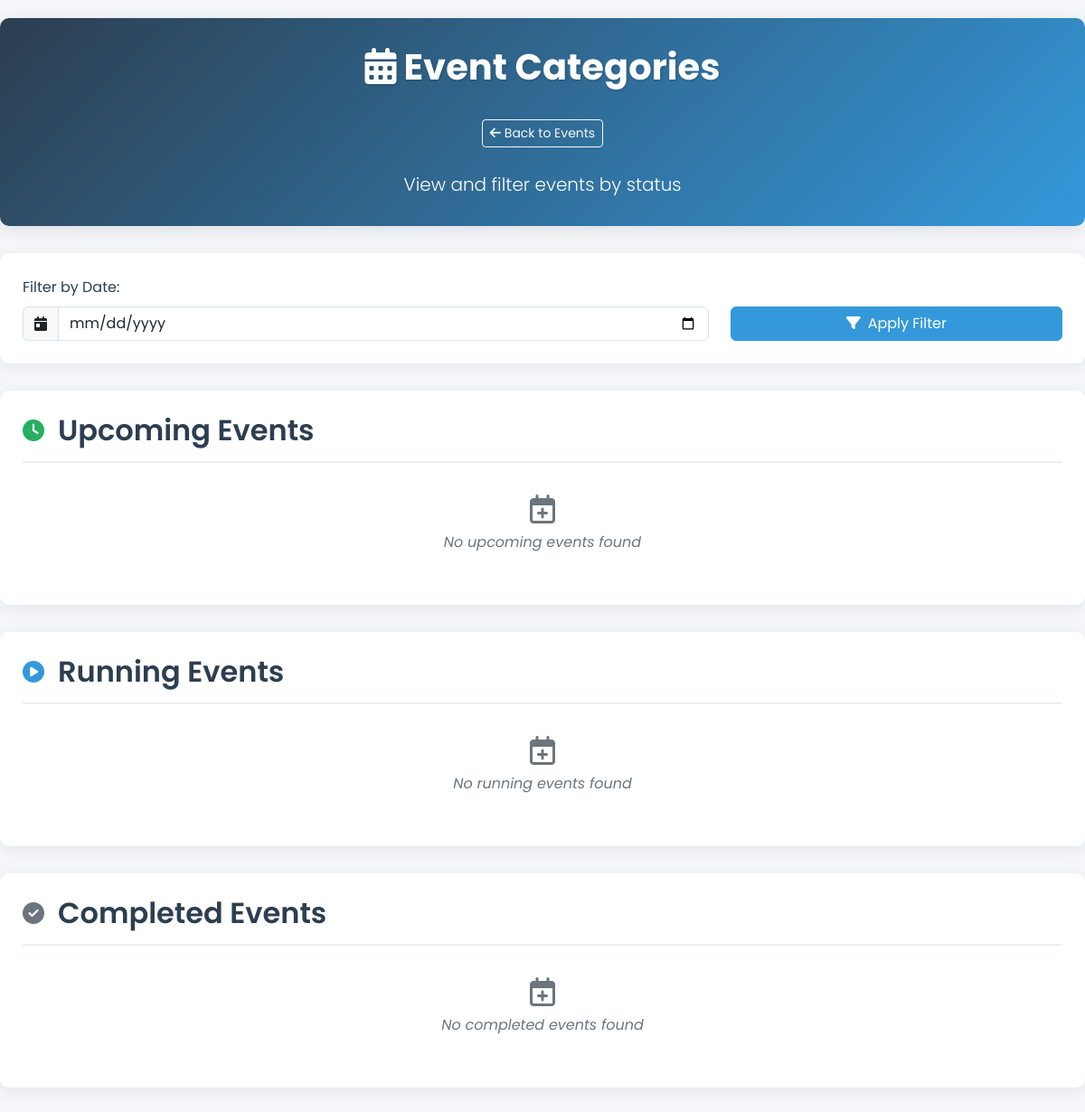
The page /categorized_events/ (signed in) on the database as committed earlier.
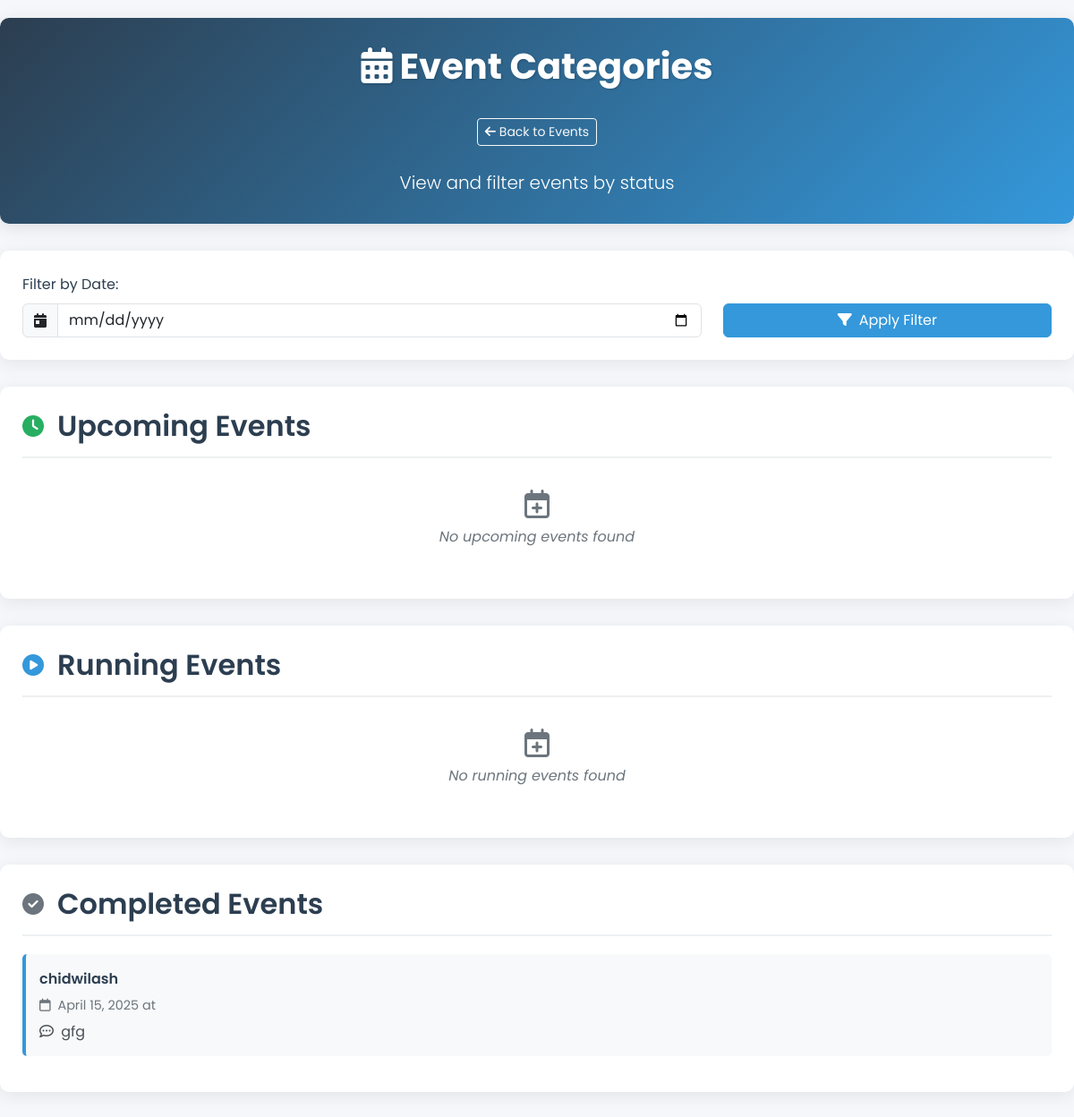
The same page on the database as committed later.
### lily/models.py (models this page shows, shortened)
class CalendarEvent(models.Model):
    EVENT_TYPE_CHOICES = [
        ('holiday', 'Holiday'),
        ('exam', 'Exam'),
        ('lecture', 'Lecture'),
        ('other', 'Other')
    ]
    title = models.CharField(max_length=200)
    date = models.DateField()
    event_type = models.CharField(max_length=20, choices=EVENT_TYPE_CHOICES)
    description = models.TextField(blank=True)
    user_email = models.EmailField()
    user = models.ForeignKey(User, on_delete=models.CASCADE, null=True)
    created_at = models.DateTimeField(auto_now_add=True)
    class Meta:
        ordering = ['-date']

### lily/views.py (the view)
# urls.py: path('categorized_events/', views.categorized_events, name='categorized_events'),
@login_required
def categorized_events(request):
    date_param = request.GET.get('date')
    comparison_date = date_param if date_param else now().date()
    events = CalendarEvent.objects.filter(user=request.user)
    context = {
        'upcoming_events': events.filter(date__gt=comparison_date),
        'running_events': events.filter(date=comparison_date),
        'completed_events': events.filter(date__lt=comparison_date),
        'selected_date': comparison_date,
    }
    return render(request, 'categorized_events.html', context)

### lily/templates/categorized_events.html (shortened to what this page needs)
{% load static %}
<!DOCTYPE html>
<html lang="en">
<head>
    <link href="https://cdn.jsdelivr.net/npm/bootstrap@5.3.0/dist/css/bootstrap.min.css" rel="stylesheet">
    <link href="https://cdnjs.cloudflare.com/ajax/libs/font-awesome/6.4.0/css/all.min.css" rel="stylesheet">
    <link rel="stylesheet" href="{% static 'categorized.css' %}">
</head>
<body>
    <div class="page-container">
        <div class="page-header text-center">
            <h1><i class="fas fa-calendar-alt me-2"></i>Event Categories</h1>
            <br>
            <a href="{% url 'calendar' %}" class="btn btn-outline-light btn-sm">
                <i class="fas fa-arrow-left"></i> Back to Events
            </a><br><br>
            <p class="lead mb-0">View and filter events by status</p>
        </div>
        <div class="filter-card">
            <form method="get" action="">
                <div class="row">
                    <div class="col-md-8">
                        <label for="date" class="form-label">Filter by Date:</label>
                        <div class="input-group">
                            <span class="input-group-text"><i class="fas fa-calendar-day"></i></span>
                            <input type="date" id="date" name="date" class="form-control" value="{{ request.GET.date }}">
                        </div>
                    </div>
                    <div class="col-md-4 d-flex align-items-end">
                        <button type="submit" class="btn btn-primary w-100">
                            <i class="fas fa-filter me-2"></i>Apply Filter
                        </button>
                    </div>
                </div>
            </form>
        </div>
        <div class="category-card">
            <div class="category-header">
                <i class="fas fa-clock upcoming-icon category-icon"></i>
                <h2 class="category-title">Upcoming Events</h2>
            </div>
            {% if upcoming_events %}
            <div class="event-list">
                {% for event in upcoming_events %}
                <div class="event-item">
                    <div class="event-title">{{ event.title }}</div>
                    <div class="event-date">
                        <i class="far fa-calendar me-1"></i>
                        {{ event.date|date:"F j, Y" }}
                        {% if event.date|time:"H:i" != "00:00" %}
                        at {{ event.date|time:"g:i A" }}
                        {% endif %}
                    </div>
                    {% if event.description %}
                    <div class="event-description">
                        <i class="far fa-comment-dots me-1"></i>
                        {{ event.description }}
                    </div>
                    {% endif %}
                </div>
                {% endfor %}
            </div>
            {% else %}
            <div class="no-events">
                <i class="far fa-calendar-plus fa-2x mb-2"></i>
                <p>No upcoming events found</p>
            </div>
            {% endif %}
        </div>
        <div class="category-card">
            <div class="category-header">
                <i class="fas fa-play-circle running-icon category-icon"></i>
                <h2 class="category-title">Running Events</h2>
            </div>
            {% if running_events %}
            <div class="event-list">
                {% for event in running_events %}
                <div class="event-item">
                    <div class="event-title">{{ event.title }}</div>
                    <div class="event-date">
                        <i class="far fa-calendar me-1"></i>
                        {{ event.date|date:"F j, Y" }}
                        {% if event.date|time:"H:i" != "00:00" %}
                        at {{ event.date|time:"g:i A" }}
                        {% endif %}
                    </div>
                    {% if event.description %}
                    <div class="event-description">
                        <i class="far fa-comment-dots me-1"></i>
                        {{ event.description }}
                    </div>
                    {% endif %}
                </div>
                {% endfor %}
            </div>
            {% else %}
            <div class="no-events">
                <i class="far fa-calendar-plus fa-2x mb-2"></i>
                <p>No running events found</p>
            </div>
            {% endif %}
        </div>
               <div class="category-card">
                <div class="category-header">
                    <i class="fas fa-check-circle completed-icon category-icon"></i>
                    <h2 class="category-title">Completed Events</h2>
                </div>
                {% if completed_events %}
                <div class="event-list">
                    {% for event in completed_events %}
                    <div class="event-item">
                        <div class="event-title">{{ event.title }}</div>
                        <div class="event-date">
                            <i class="far fa-calendar me-1"></i>
                            {{ event.date|date:"F j, Y" }}
                            {% if event.date|time:"H:i" != "00:00" %}
                            at {{ event.date|time:"g:i A" }}
                            {% endif %}
                        </div>
                        {% if event.description %}
                        <div class="event-description">
                            <i class="far fa-comment-dots me-1"></i>
                            {{ event.description }}
                        </div>
                        {% endif %}
                    </div>
                    {% endfor %}
                </div>
                {% else %}
                <div class="no-events">
                    <i class="far fa-calendar-plus fa-2x mb-2"></i>
                    <p>No completed events found</p>
                </div>
                {% endif %}
            </div>

### lily/static/categorized.css (style rules this page uses)
:root { --primary-color: #2c3e50; --secondary-color: #3498db; --accent-color: #e74c3c; --light-color: #ecf0f1; --dark-color: #2c3e50; --success-color: #27ae60; }
body { font-family: 'Poppins', sans-serif; background-color: #f5f7fa; color: var(--dark-color); line-height: 1.6; padding-top: 20px; }
.page-container { max-width: 1200px; margin: 0 auto; }
.page-header { background: linear-gradient(135deg, var(--primary-color), var(--secondary-color)); color: white; padding: 30px; margin-bottom: 30px; border-radius: 10px; box-shadow: 0 4px 20px rgba(0, 0, 0, 0.1); }
.page-header h1 { font-weight: 700; text-shadow: 1px 1px 3px rgba(0, 0, 0, 0.2); }
.filter-card { background: white; border-radius: 10px; box-shadow: 0 4px 20px rgba(0, 0, 0, 0.08); padding: 25px; margin-bottom: 30px; }
.category-card { background: white; border-radius: 10px; box-shadow: 0 4px 20px rgba(0, 0, 0, 0.08); padding: 25px; margin-bottom: 30px; transition: transform 0.3s ease; }
.category-header { border-bottom: 2px solid var(--light-color); padding-bottom: 15px; margin-bottom: 20px; display: flex; align-items: center; }
.category-title { color: var(--primary-color); font-weight: 600; margin: 0; }
.event-item { padding: 15px; margin-bottom: 15px; border-left: 4px solid var(--secondary-color); border-radius: 5px; background-color: #f8f9fa; transition: all 0.2s ease; }
.event-title { font-weight: 600; color: var(--primary-color); margin-bottom: 5px; }
.event-date { color: #6c757d; font-size: 0.9rem; margin-bottom: 5px; }
.event-description { color: #495057; }
.no-events { color: #6c757d; font-style: italic; padding: 15px; text-align: center; }
.category-icon { font-size: 1.5rem; margin-right: 15px; color: var(--secondary-color); }
.upcoming-icon { color: var(--success-color); }
.running-icon { color: var(--secondary-color); }
.completed-icon { color: #6c757d; }
.btn-primary { background-color: var(--secondary-color); border-color: var(--secondary-color); }

Rows that differ between the two databases and show on the page:
added CalendarEvent: title "chidwilash", date "April 15, 2025", description "gfg"
Other text that changed with them:
text no longer shown: "No completed events found"
